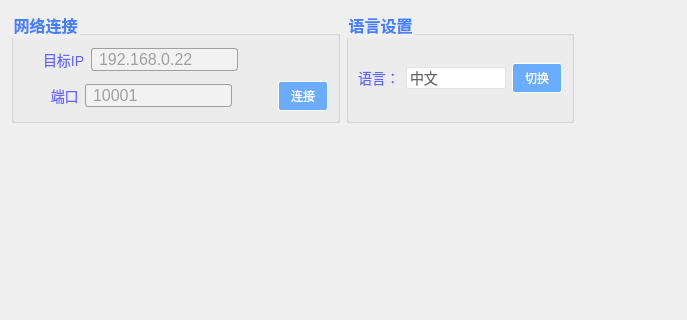
<?xml version="1.0" encoding="UTF-8"?>
<ui version="4.0">
 <class>Deploy</class>
 <widget class="QWidget" name="Deploy">
  <property name="geometry">
   <rect>
    <x>0</x>
    <y>0</y>
    <width>687</width>
    <height>320</height>
   </rect>
  </property>
  <property name="windowTitle">
   <string>Form</string>
  </property>
  <property name="styleSheet">
   <string notr="true">QLabel{
font-family: &quot;Microsoft YaHei&quot;;
font-size: 14px;
color: rgb(98, 101, 255);

}
/*设置groudbox边框样式后，标题会下沉，已解决*/
QGroupBox
{
	border-color: rgb(73, 131, 255);
	color: rgb(69, 128, 255);
    font-size: 16px;
    font-weight: bold;
}

QPushButton{
	padding:5px;
	color: rgb(255, 255, 255);
	background-color: rgb(106, 173, 255);
	border:1px outset rgb(255, 255, 255);
	border-radius:2px;
  	text-align: center center;
}
/*鼠标放在按钮上方*/
QPushButton:hover {
	background-color: rgb(66, 107, 255);
	border:2px outset rgba(36, 36, 36,0);
}

/*鼠标点击按钮*/
QPushButton:pressed {
	background-color: rgba(165, 205, 255,90%);
	border:4px outset rgba(36, 36, 36,0);
}
QToolButton{
	padding:5px;
	color: rgb(255, 255, 255);
	background-color: rgb(106, 173, 255);
	border:1px outset rgb(255, 255, 255);
	border-radius:5px;
  	text-align: center center;
}
/*鼠标放在按钮上方*/
QToolButton:hover {
	background-color: rgb(66, 107, 255);
	border:2px outset rgba(36, 36, 36,0);
}

/*鼠标点击按钮*/
QToolButton:pressed {
	background-color: rgba(165, 205, 255,90%);
	border:4px outset rgba(36, 36, 36,0);
}
QLineEdit {
	border: 1px solid #A0A0A0; /* 边框宽度为1px，颜色为#A0A0A0 */
	border-radius: 3px; /* 边框圆角 */
	padding-left: 5px; /* 文本距离左边界有5px */
	background-color: #F2F2F2; /* 背景颜色 */
	color: #A0A0A0; /* 文本颜色 */
	selection-background-color: #A0A0A0; /* 选中文本的背景颜色 */
	selection-color: #F2F2F2; /* 选中文本的颜色 */
	font-family: &quot;Microsoft YaHei&quot;; /* 文本字体族 */
	font-size: 12pt; /* 文本字体大小 */
}

QLineEdit:hover { /* 鼠标悬浮在QLineEdit时的状态 */
	border: 1px solid #298DFF;
	border-radius: 3px;
	background-color: #F2F2F2;
        color: #298DFF;
        selection-background-color: #298DFF;
	selection-color: #F2F2F2;
}

QLineEdit[echoMode=&quot;2&quot;] { /* QLineEdit有输入掩码时的状态 */
	lineedit-password-character: 9679;
	lineedit-password-mask-delay: 2000;
}

QLineEdit:disabled { /* QLineEdit在禁用时的状态 */
	border: 1px solid #CDCDCD;
	background-color: #CDCDCD;
	color: #B4B4B4;
}

QLineEdit:read-only { /* QLineEdit在只读时的状态 */
	background-color: #CDCDCD;
	color: #F2F2F2;
}
QComboBox{
  color:#666666;
  font-size:14px;
  padding: 1px 15px 1px 3px;
  border:1px solid rgba(228,228,228,1);
  border-radius:2px 2px 0px 0px;
}
QComboBox::drop-down {
      subcontrol-origin: padding;
      subcontrol-position: top right;
      width: 15px;
      border:none;
  }</string>
  </property>
  <layout class="QVBoxLayout" name="verticalLayout">
   <item>
    <layout class="QHBoxLayout" name="horizontalLayout">
     <property name="rightMargin">
      <number>0</number>
     </property>
     <item>
      <widget class="QGroupBox" name="groupBox_3">
       <property name="title">
        <string>网络连接</string>
       </property>
       <layout class="QVBoxLayout" name="verticalLayout_3">
        <item>
         <layout class="QHBoxLayout" name="horizontalLayout_4">
          <property name="leftMargin">
           <number>20</number>
          </property>
          <property name="rightMargin">
           <number>0</number>
          </property>
          <item>
           <widget class="QLabel" name="label_3">
            <property name="text">
             <string>目标IP</string>
            </property>
           </widget>
          </item>
          <item>
           <widget class="QLineEdit" name="lineEdit_targetIP">
            <property name="text">
             <string>192.168.0.22</string>
            </property>
           </widget>
          </item>
          <item>
           <spacer name="horizontalSpacer_2">
            <property name="orientation">
             <enum>Qt::Horizontal</enum>
            </property>
            <property name="sizeHint" stdset="0">
             <size>
              <width>40</width>
              <height>20</height>
             </size>
            </property>
           </spacer>
          </item>
          <item>
           <widget class="LightButton" name="light_state" native="true">
            <property name="minimumSize">
             <size>
              <width>30</width>
              <height>30</height>
             </size>
            </property>
            <property name="maximumSize">
             <size>
              <width>35</width>
              <height>35</height>
             </size>
            </property>
           </widget>
          </item>
         </layout>
        </item>
        <item>
         <layout class="QHBoxLayout" name="horizontalLayout_6">
          <property name="leftMargin">
           <number>20</number>
          </property>
          <property name="rightMargin">
           <number>0</number>
          </property>
          <item>
           <widget class="QLabel" name="label_4">
            <property name="text">
             <string>  端口</string>
            </property>
           </widget>
          </item>
          <item>
           <widget class="QLineEdit" name="lineEdit_targetPort">
            <property name="sizePolicy">
             <sizepolicy hsizetype="Preferred" vsizetype="Fixed">
              <horstretch>0</horstretch>
              <verstretch>0</verstretch>
             </sizepolicy>
            </property>
            <property name="minimumSize">
             <size>
              <width>10</width>
              <height>0</height>
             </size>
            </property>
            <property name="text">
             <string>10001</string>
            </property>
           </widget>
          </item>
          <item>
           <spacer name="horizontalSpacer">
            <property name="orientation">
             <enum>Qt::Horizontal</enum>
            </property>
            <property name="sizeHint" stdset="0">
             <size>
              <width>40</width>
              <height>20</height>
             </size>
            </property>
           </spacer>
          </item>
          <item>
           <widget class="QPushButton" name="pushButton_netConnect">
            <property name="sizePolicy">
             <sizepolicy hsizetype="Minimum" vsizetype="Fixed">
              <horstretch>0</horstretch>
              <verstretch>0</verstretch>
             </sizepolicy>
            </property>
            <property name="minimumSize">
             <size>
              <width>50</width>
              <height>30</height>
             </size>
            </property>
            <property name="text">
             <string>连接</string>
            </property>
           </widget>
          </item>
         </layout>
        </item>
       </layout>
      </widget>
     </item>
     <item>
      <widget class="QGroupBox" name="groupBox_2">
       <property name="title">
        <string>语言设置</string>
       </property>
       <layout class="QHBoxLayout" name="horizontalLayout_2">
        <item>
         <widget class="QLabel" name="label_2">
          <property name="text">
           <string>语言：</string>
          </property>
         </widget>
        </item>
        <item>
         <widget class="QComboBox" name="comboBox_selectLanguage">
          <property name="sizePolicy">
           <sizepolicy hsizetype="Minimum" vsizetype="Fixed">
            <horstretch>0</horstretch>
            <verstretch>0</verstretch>
           </sizepolicy>
          </property>
          <property name="minimumSize">
           <size>
            <width>100</width>
            <height>0</height>
           </size>
          </property>
          <item>
           <property name="text">
            <string>中文</string>
           </property>
          </item>
          <item>
           <property name="text">
            <string>英文</string>
           </property>
          </item>
         </widget>
        </item>
        <item>
         <widget class="QPushButton" name="switchLanguage">
          <property name="sizePolicy">
           <sizepolicy hsizetype="Maximum" vsizetype="Fixed">
            <horstretch>0</horstretch>
            <verstretch>0</verstretch>
           </sizepolicy>
          </property>
          <property name="minimumSize">
           <size>
            <width>50</width>
            <height>30</height>
           </size>
          </property>
          <property name="baseSize">
           <size>
            <width>0</width>
            <height>0</height>
           </size>
          </property>
          <property name="text">
           <string>切换</string>
          </property>
         </widget>
        </item>
       </layout>
      </widget>
     </item>
     <item>
      <spacer name="horizontalSpacer_3">
       <property name="orientation">
        <enum>Qt::Horizontal</enum>
       </property>
       <property name="sizeHint" stdset="0">
        <size>
         <width>40</width>
         <height>20</height>
        </size>
       </property>
      </spacer>
     </item>
    </layout>
   </item>
   <item>
    <spacer name="verticalSpacer">
     <property name="orientation">
      <enum>Qt::Vertical</enum>
     </property>
     <property name="sizeHint" stdset="0">
      <size>
       <width>20</width>
       <height>40</height>
      </size>
     </property>
    </spacer>
   </item>
  </layout>
 </widget>
 <customwidgets>
  <customwidget>
   <class>LightButton</class>
   <extends>QWidget</extends>
   <header location="global">lightbutton.h</header>
   <container>1</container>
  </customwidget>
 </customwidgets>
 <resources/>
 <connections/>
</ui>
